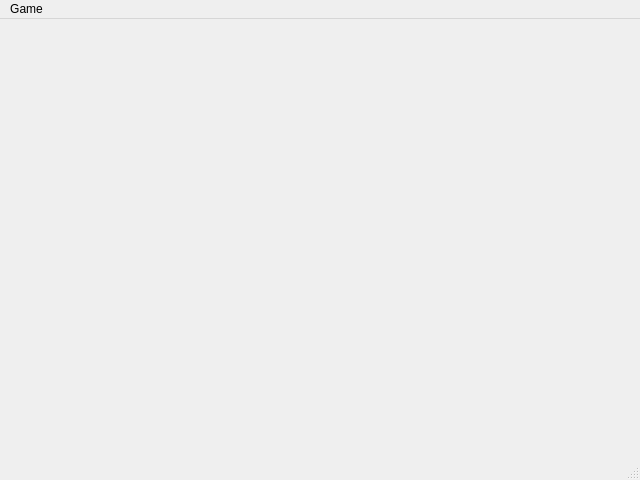
<?xml version="1.0" encoding="UTF-8"?>
<ui version="4.0">
 <class>MainWindow</class>
 <widget class="QMainWindow" name="MainWindow">
  <property name="geometry">
   <rect>
    <x>0</x>
    <y>0</y>
    <width>640</width>
    <height>480</height>
   </rect>
  </property>
  <property name="windowTitle">
   <string>MainWindow</string>
  </property>
  <widget class="QWidget" name="centralwidget"/>
  <widget class="QMenuBar" name="menubar">
   <property name="geometry">
    <rect>
     <x>0</x>
     <y>0</y>
     <width>640</width>
     <height>33</height>
    </rect>
   </property>
   <widget class="QMenu" name="menuGame">
    <property name="title">
     <string>Game</string>
    </property>
    <addaction name="actionStart_New_Game"/>
    <addaction name="actionEnd_Game"/>
   </widget>
   <addaction name="menuGame"/>
  </widget>
  <widget class="QStatusBar" name="statusbar"/>
  <action name="actionStart_New_Game">
   <property name="text">
    <string>Start New Game</string>
   </property>
  </action>
  <action name="actionEnd_Game">
   <property name="text">
    <string>End Game</string>
   </property>
  </action>
 </widget>
 <resources/>
 <connections/>
</ui>
